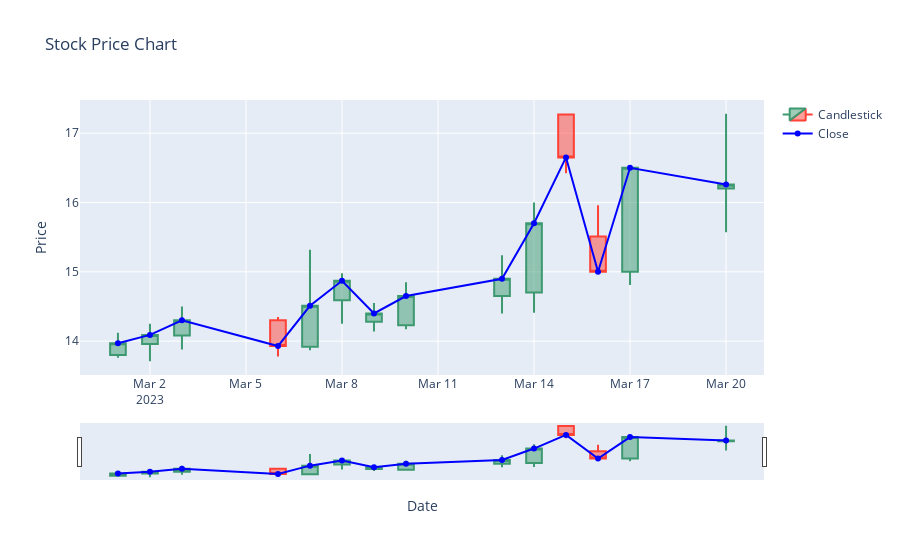

The notebook cell saved with this chart:
### Code cell
import plotly.graph_objs as go
import pandas as pd

# 读取数据
df = data

# 创建 K 线图
candlestick = go.Candlestick(x=df.index,
                             open=df['Open'],
                             high=df['High'],
                             low=df['Low'],
                             close=df['Close'],
                             name='Candlestick')

# 创建折线图
line = go.Scatter(x=df.index,
                  y=df['Close'],
                  name='Close',
                  line=dict(color='blue'))

# 创建图表布局
layout = go.Layout(title='Stock Price Chart',
                   xaxis=dict(title='Date'),
                   yaxis=dict(title='Price'))

# 将 K 线图和折线图放在一起
fig = go.Figure(data=[candlestick, line], layout=layout)

# 显示图形
fig.show()

### Figure 1 — Plotly figure (JSON) as saved in the notebook; plotly's stock layout.template omitted (floating-point values rounded to 4 significant figures)
{"data": [{"close": [13.97, 14.09, 14.3, 13.93, 14.51, 14.87, 14.4, 14.65, 14.9, 15.7, 16.65, 15, 16.5, 16.26], "high": [14.12, 14.25, 14.5, 14.35, 15.32, 14.98, 14.55, 14.85, 15.24, 16, 17.27, 15.96, 16.5, 17.28], "low": [13.76, 13.71, 13.88, 13.78, 13.87, 14.25, 14.14, 14.17, 14.4, 14.41, 16.42, 14.99, 14.81, 15.57], "name": "Candlestick", "open": [13.8, 13.96, 14.08, 14.3, 13.92, 14.59, 14.28, 14.23, 14.65, 14.7, 17.27, 15.51, 15, 16.2], "type": "candlestick", "x": ["2023-03-01T00:00:00", "2023-03-02T00:00:00", "2023-03-03T00:00:00", "2023-03-06T00:00:00", "2023-03-07T00:00:00", "2023-03-08T00:00:00", "2023-03-09T00:00:00", "2023-03-10T00:00:00", "2023-03-13T00:00:00", "2023-03-14T00:00:00", "2023-03-15T00:00:00", "2023-03-16T00:00:00", "2023-03-17T00:00:00", "2023-03-20T00:00:00"]}, {"line": {"color": "blue"}, "name": "Close", "type": "scatter", "x": ["2023-03-01T00:00:00", "2023-03-02T00:00:00", "2023-03-03T00:00:00", "2023-03-06T00:00:00", "2023-03-07T00:00:00", "2023-03-08T00:00:00", "2023-03-09T00:00:00", "2023-03-10T00:00:00", "2023-03-13T00:00:00", "2023-03-14T00:00:00", "2023-03-15T00:00:00", "2023-03-16T00:00:00", "2023-03-17T00:00:00", "2023-03-20T00:00:00"], "y": [13.97, 14.09, 14.3, 13.93, 14.51, 14.87, 14.4, 14.65, 14.9, 15.7, 16.65, 15, 16.5, 16.26]}], "layout": {"title": {"text": "Stock Price Chart"}, "xaxis": {"title": {"text": "Date"}}, "yaxis": {"title": {"text": "Price"}}}}
